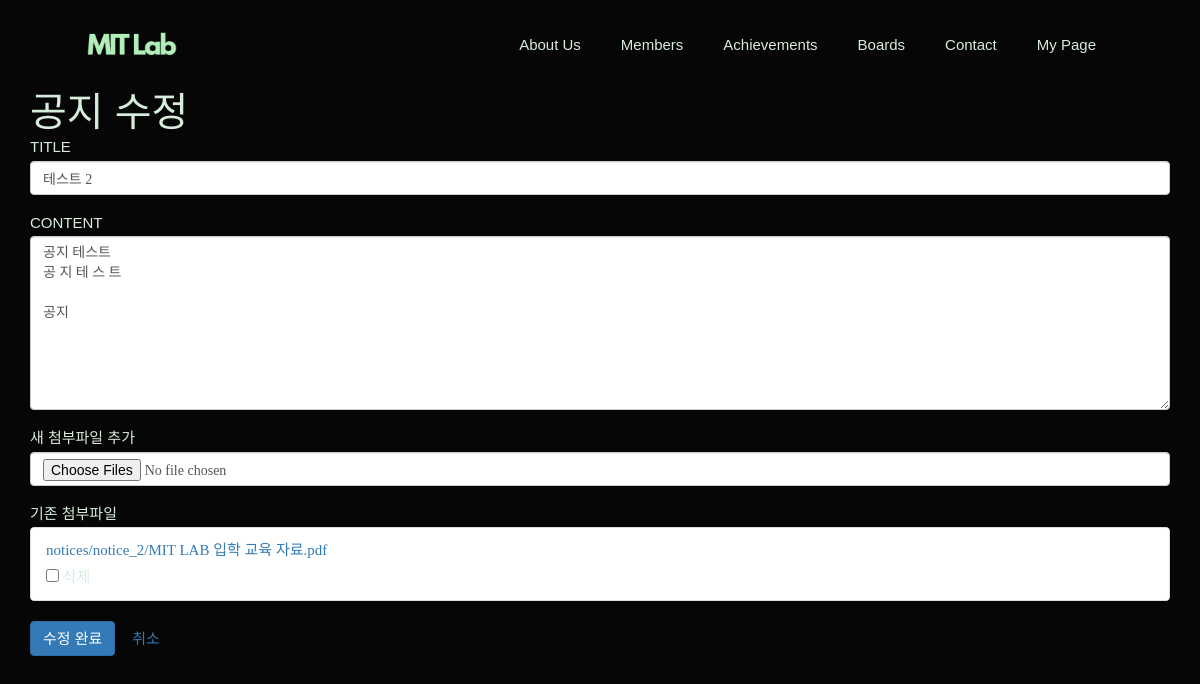
The page /notice/edit/2 (signed in) on the database as committed earlier.
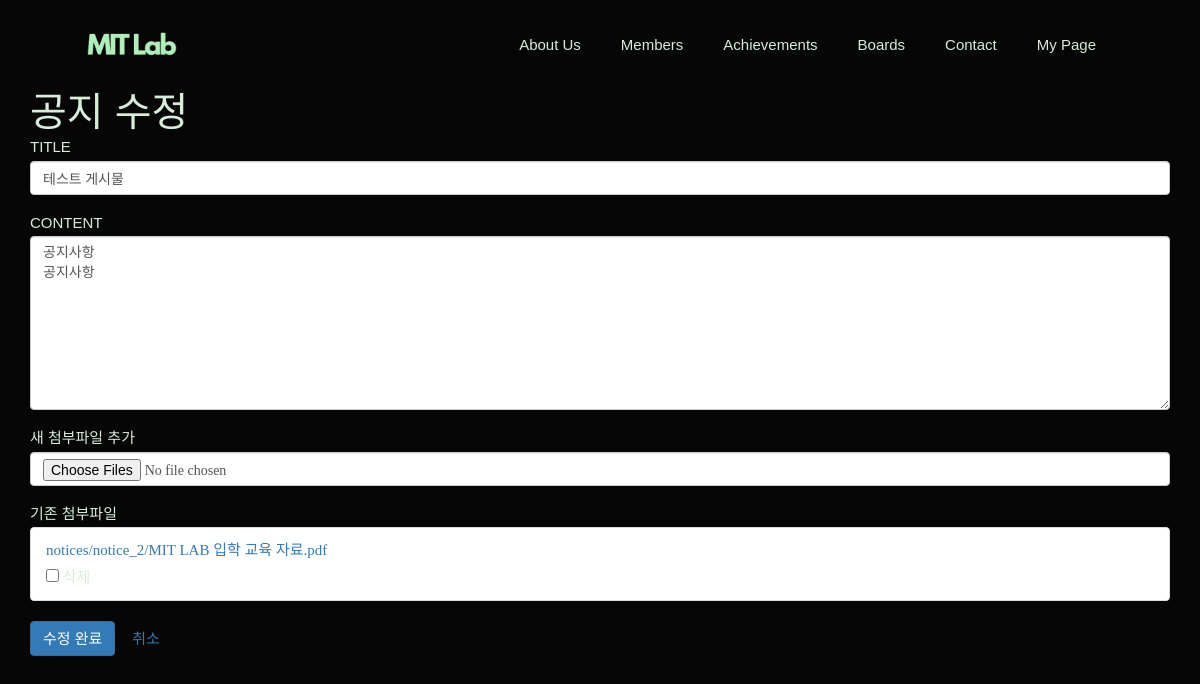
The same page on the database as committed later.
### app.py (models this page shows)
class Notice(db.Model):
    id = db.Column(db.Integer, primary_key=True)
    title = db.Column(db.String(200), nullable=False)
    content = db.Column(db.Text, nullable=False)
    created_at = db.Column(db.DateTime, default=datetime.utcnow)
    view_count = db.Column(db.Integer, default=0)
    attachments = db.relationship('NoticeAttachment', backref='notice', cascade='all, delete-orphan')

### app.py (the view, shortened to what this page needs)
@app.route('/notice/edit/<int:notice_id>', methods=['GET', 'POST'])
@login_required
def notice_edit_post(notice_id):
    notice = Notice.query.get_or_404(notice_id)
    if not getattr(current_user, 'is_admin', False):
        abort(403)
    return render_template('notice_edit_post.html', notice=notice)

### app.py (called while the page is built)
@app.context_processor
def inject_csrf_token():
    return dict(csrf_token=generate_csrf)

@login_manager.user_loader
def load_user(user_id):
    return User.query.get(int(user_id))

### templates/notice_edit_post.html (shortened to what this page needs)
{% extends "base.html" %}
{% block content %}
<div class="container mt-4">
    <h2>공지 수정</h2>
    <form method="POST" enctype="multipart/form-data">
        <div class="form-group">
            <label>Title</label>
            <input type="text" name="title" class="form-control" value="{{ notice.title }}" required>
        </div>
        <div class="form-group mt-3">
            <label>Content</label>
            <textarea name="content" class="form-control" rows="8" required>{{ notice.content }}</textarea>
        </div>
        <div class="form-group mt-4">
            <label>새 첨부파일 추가</label>
            <input type="file" name="files" class="form-control" multiple>
        </div>
        {% if notice.attachments %}
        <div class="form-group mt-4">
            <label>기존 첨부파일</label>
            <ul class="list-group">
                {% for file in notice.attachments %}
                <li class="list-group-item d-flex justify-content-between align-items-center">
                    <a href="{{ url_for('static', filename='upload/' + file.filename) }}" target="_blank">
                        {{ file.filename }}
                    </a>
                    <div class="form-check">
                        <input class="form-check-input" type="checkbox" name="delete_attachments" value="{{ file.id }}" id="delete_{{ file.id }}">
                        <label class="form-check-label" for="delete_{{ file.id }}">삭제</label>
                    </div>
                </li>
                {% endfor %}
            </ul>
        </div>
        {% endif %}
        <button type="submit" class="btn btn-primary mt-3">수정 완료</button>
        <a href="{{ url_for('notice_view_post', notice_id=notice.id) }}" class="btn btn-secondary mt-3">취소</a>
    </form>
</div>
{% endblock %}

Rows that differ between the two databases and show on the page:
changed Notice: title "테스트 2" → "테스트 게시물"; content "공지 테스트 공 지 테 스 트 공지" → "공지사항 공지사항"
